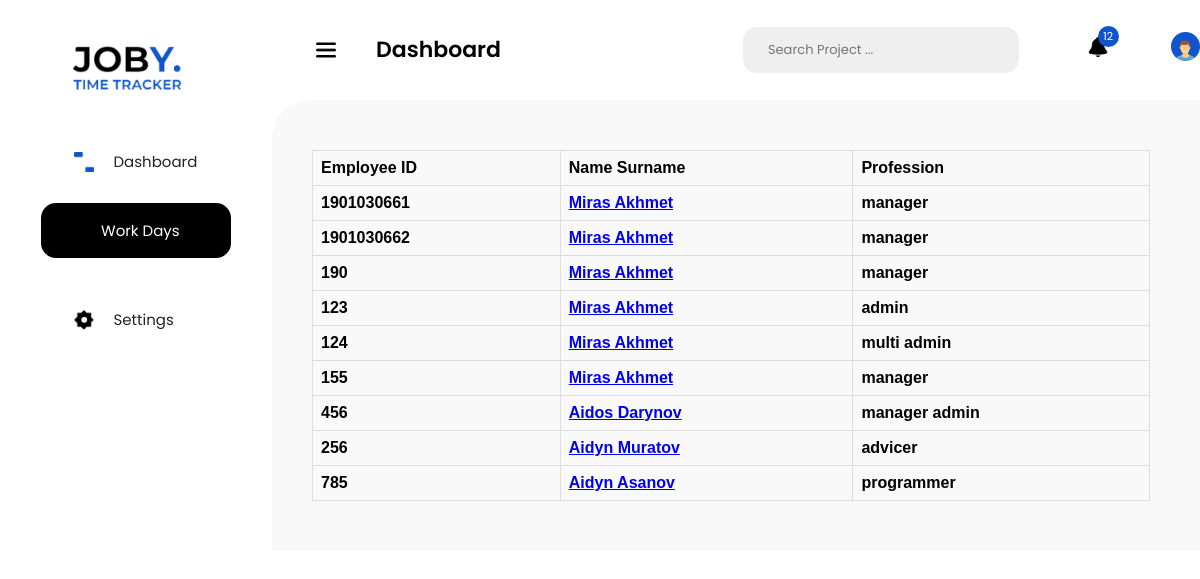
The app's page /work_days with its own data.
### models.py (models this page shows, shortened)
class Employee(db.Model, UserMixin):
    id = db.Column(db.Integer(), primary_key=True)
    login_id = db.Column(db.String(10), unique=True, nullable=True)
    name = db.Column(db.String(100), nullable=False)
    surname = db.Column(db.String(100), nullable=False)
    profession = db.Column(db.String(30), nullable=False)
    password = db.Column(db.String(40), nullable=False)
    flex_status = db.relationship('FlexStatus', backref='flex_status')
    def full_name(self):
        return f'{self.name} {self.surname}'

### views.py (the view)
@app.route('/work_days')
def list_of_employee():
    employers = Employee.query.all()
    return render_template('list_of_employee.html',employers = employers,user = current_user)

### templates/list_of_employee.html (shortened to what this page needs)
<!DOCTYPE html>
<html lang="en">
<head>
 <link rel="stylesheet" href="../static/styles/dashboard_style.css">
 <link rel="stylesheet" href="{{ url_for('static',filename = 'styles/dashboard_style.css') }}">
</head>
<body>
 <section id="mySideNav" class="sideNav">
  <a href="#" class="logo_container">
   <img src="../static/images/logo.png" alt="logo">
  </a>
  <a href="home" class="links">
   <img src="../static/images/rect.png" alt="">
   <div>Dashboard</div>
  </a>
  <a href="work_days" class="dashboard_black">
   <img src="../static/images/icon_workDays.png" alt="">
   Work Days
  </a>
  <a href="#" class="links">
   <img src="../static/images/icon_settings.png" alt="">
   Settings
  </a>
 </section>
<nav>
  <button>
   <img src="../static/images/menu_bar.png" alt="">
   <div class="dashboard_txt">Dashboard</div>
  </button>
  <div class="search">
   Search Project ...
  </div>
  <div class="notifications">
   <img src="../static/images/bell.png" alt="">
   <div class="notification_numb">12</div>
  </div>
  <div class="profile_info">
   <a href="/profile"><img src="../static/images/profile_photo.png" alt="" class="profile_photo"></a>
  </div>
 </nav>
<section class="main_content">
    <div class="container_table">
        <table>
            <tr>
                <th>Employee ID</th>
                <th>Name Surname</th>
                <th>Profession</th>
            </tr>
            {% for e in employers %}
                <tr>
                    <th>{{ e.login_id }}</th>
                    <th><a href="{{ "work_days/" + e.login_id }}">{{ e.full_name() }} </a></th>
                    <th>{{ e.profession }}</th>
                </tr>
            {% endfor %}
        </table>
    </div>
</section>
</body>
</html>

### static/styles/dashboard_style.css (style rules this page uses)
body { margin: 0; padding: 0; font-family: Poppins; }
.sideNav { padding-top: 34px; display: flex; align-items: center; flex-direction: column; width: 272px; background-color: #fff; height: 100vh; position: fixed; z-index: 1; top: 0; left: 0; }
.sideNav a { text-decoration: none; display: flex; align-items: center; font-size: 15px; }
.logo_container img { height: auto; width: 100%; max-width: 128px !important; }
.logo_container { margin-bottom: 50px; }
.dashboard_black { width: 190px; height: 55px; background-color: black; border-radius: 15px; color: white; padding-left: 20px; box-sizing: border-box; font-family: Poppins; margin-bottom: 50px; }
.sideNav a img, nav img { width: 100%; height: auto; max-width: 20px; margin-right: 20px; }
.links { width: 125px; margin-bottom: 30px; color: #232323; }
nav { height: 100px; background-color: #fff; width: 100%; display: flex; align-items: center; }
nav button { background-color: transparent; border: none; margin-left: 310px; display: flex; align-items: center; }
nav button img { margin-right: 40px; }
.dashboard_txt { font-weight: 600; font-size: 22px; line-height: 42px; color: #000; font-family: Poppins; }
.search { width: 408px; height: 46px; background-color: #efefef; border-radius: 14px; display: flex; align-items: center; color: #757575; padding-left: 25px; font-size: 13px; margin-left: 16rem; }
.notifications { position: relative; margin-right: 1.8rem; margin-left: 4.3rem; }
.notification_numb { background-color: #1155CC; width: 21px; height: 21px; color: #fff; border-radius: 15px; font-size: 11px; box-sizing: border-box; display: flex; align-items: center; justify-content: center; position: absolute; left: 10px; top: -11px; }
.profile_info { display: flex; }
.profile_photo { width: 100%; height: auto; max-width: 46px; }
.main_content { margin-left: 272px; border-radius: 38px 0 0 0; background-color: #F9F9F9; padding: 50px 50px 50px 40px; }
table { font-family: arial, sans-serif; border-collapse: collapse; width: 100%; }
td, th { border: 1px solid #dddddd; text-align: left; padding: 8px; }

### records on screen
Employee: login_id "1901030661", full_name "Miras Akhmet", profession "manager"
Employee: login_id "1901030662", full_name "Miras Akhmet", profession "manager"
Employee: login_id "190", full_name "Miras Akhmet", profession "manager"
Employee: login_id "123", full_name "Miras Akhmet", profession "admin"
Employee: login_id "124", full_name "Miras Akhmet", profession "multi admin"
Employee: login_id "155", full_name "Miras Akhmet", profession "manager"
Employee: login_id "456", full_name "Aidos Darynov", profession "manager admin"
Employee: login_id "256", full_name "Aidyn Muratov", profession "advicer"
Employee: login_id "785", full_name "Aidyn Asanov", profession "programmer"
